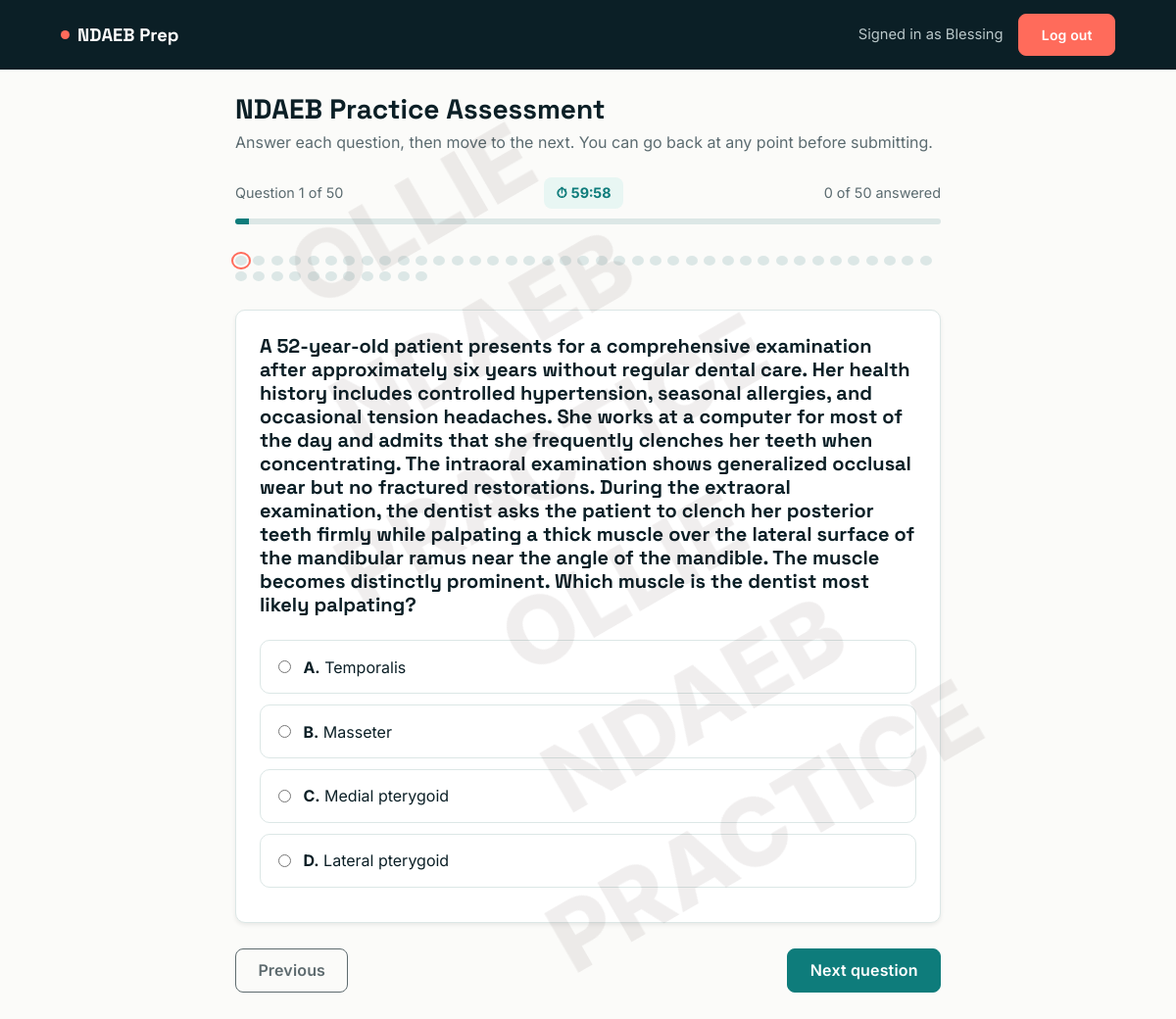
Page /exam/ (signed in) on the earlier database version.
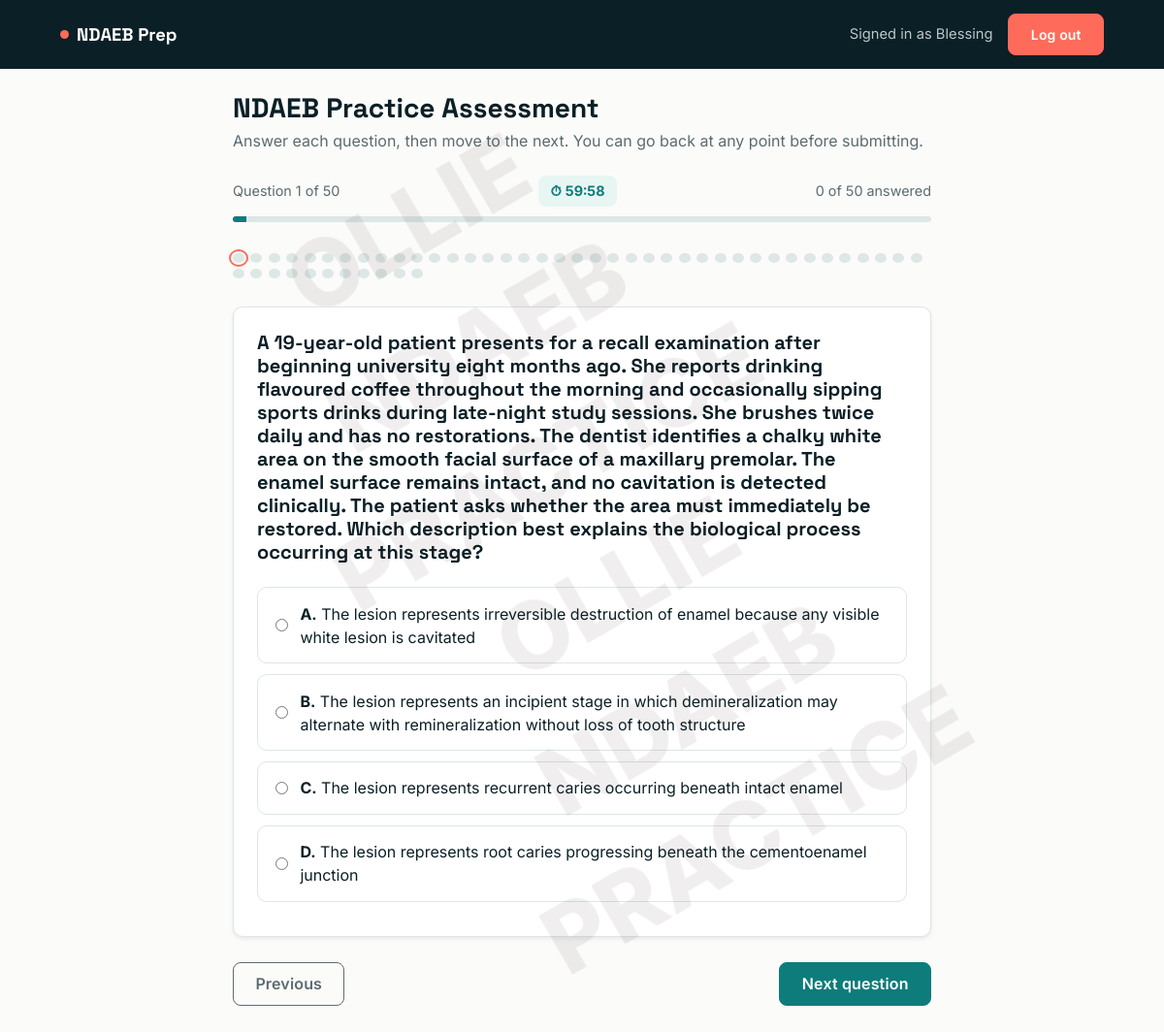
Same page on the later database version.
### main/models.py (models this page shows, shortened)
class Question(models.Model):
    question = models.TextField()
    option_a = models.CharField(max_length=255)
    option_b = models.CharField(max_length=255)
    option_c = models.CharField(max_length=255)
    option_d = models.CharField(max_length=255)
    correct_option = models.CharField(max_length=1, choices=[('A', 'A'), ('B', 'B'), ('C', 'C'), ('D', 'D')])
    explanation = models.TextField(blank=True, help_text="Key note explanation shown during review.")

### main/views.py (the view, shortened to what this page needs)
# urls.py: path('exam/', views.exam_view, name='exam'),
@login_required
def exam_view(request):
    profile = request.user.profile
    if profile.payment_status != 'APPROVED':
        messages.error(request, "Your payment must be approved before you can start the exam.")
        return redirect('dashboard')
    has_prior_attempt = ExamAttempt.objects.filter(user=request.user).exists()
    questions = Question.objects.all().order_by('id')
    return render(request, 'exam.html', {'questions': questions, 'is_review': False})

### templates/exam.html (shortened to what this page needs)
{% extends 'base.html' %}
{% block content %}
<div class="watermark" style="text-align: center;">
  OLLIE <br>
  NDAEB <br> PRACTICE <br>
  OLLIE <br>
  NDAEB <br> PRACTICE</div>
<div class="exam-shell">
  {% if retake_locked %}
    <!-- ==========================================
         RETAKE LOCKED — must review, then wait for admin
         ========================================== -->
    <div class="surface-card p-4 retake-gate shadow-sm">
      <div class="icon-circle">📋</div>
      <h4 class="fw-bold mb-2">Take review before you retake</h4>
      <p style="color:var(--slate);" class="mb-4">
        Before starting a new attempt, go back over your last result and make sure you've
        studied the questions you missed. Once you're ready, request a retake and an admin
        will unlock it for you.
      </p>
      {% if latest_attempt %}
        <a href="{% url 'exam_review' latest_attempt.id %}" class="btn btn-outline-teal mb-3">
          Review my last attempt
        </a>
      {% endif %}
      {% if retake_requested %}
        <div class="alert alert-info mb-0">
          <strong>Request sent.</strong> Waiting on an admin to approve your retake — check back soon.
        </div>
      {% else %}
        <form method="POST" action="{% url 'request_retake' %}">
          {% csrf_token %}
          <button type="submit" class="btn btn-coral w-100">I have taken review — request retake</button>
        </form>
      {% endif %}
    </div>
  {% else %}
    <h3 class="fw-bold mb-1">NDAEB Practice Assessment</h3>
    <p style="color:var(--slate);" class="mb-4">
      Answer each question, then move to the next. You can go back at any point before submitting.
    </p>
    {% if questions %}
    <form method="POST" action="{% url 'submit_exam' %}" id="examForm">
      <div class="exam-meta">
        <span id="qPositionLabel">Question 1 of {{ questions|length }}</span>
        <span class="exam-timer" id="examTimer">⏱ 60:00</span>
        <span id="qAnsweredLabel">0 answered</span>
      </div>
      <div class="exam-progress-track">
        <div class="exam-progress-fill" id="progressFill"></div>
      </div>
      <div class="q-dots" id="qDots"></div>
      {% for question in questions %}
        <div class="q-card {% if forloop.first %}active{% endif %}"
             data-index="{{ forloop.counter0 }}"
             id="q-{{ question.id }}">
          <div class="surface-card p-4 mb-3 shadow-sm">
            <h5 class="fw-bold mb-4">{{ question.question }}</h5>
            <label class="q-option">
              <input type="radio" name="question_{{ question.id }}" value="A">
              <span><strong>A.</strong> {{ question.option_a }}</span>
            </label>
            <label class="q-option">
              <input type="radio" name="question_{{ question.id }}" value="B">
              <span><strong>B.</strong> {{ question.option_b }}</span>
            </label>
            <label class="q-option">
              <input type="radio" name="question_{{ question.id }}" value="C">
              <span><strong>C.</strong> {{ question.option_c }}</span>
            </label>
            <label class="q-option">
              <input type="radio" name="question_{{ question.id }}" value="D">
              <span><strong>D.</strong> {{ question.option_d }}</span>
            </label>
          </div>
          <div class="exam-nav-btns">
            <button type="button" class="btn btn-outline-teal prev-btn" {% if forloop.first %}disabled{% endif %}>Previous</button>
            {% if forloop.last %}
              <button type="submit" class="btn btn-coral">Submit completed assessment</button>
            {% else %}
              <button type="button" class="btn btn-primary next-btn">Next question</button>
            {% endif %}
          </div>
        </div>
      {% endfor %}
    </form>
    {% else %}
      <div class="alert alert-warning text-center">No questions found in the database.</div>
    {% endif %}
  {% endif %}
</div>
{% endblock %}

### templates/base.html (shortened to what this page needs)
<!DOCTYPE html>
<html lang="en">
  <head>
    <link href="https://cdn.jsdelivr.net/npm/bootstrap@5.3.0/dist/css/bootstrap.min.css" rel="stylesheet" />
  </head>
  <body>
    {% block layout %}
      <nav class="app-nav">
        <div class="container container-app d-flex justify-content-between align-items-center">
          <a class="brand" href="{% url 'dashboard' %}"><span class="dot"></span>NDAEB&nbsp;Prep</a>
          <div class="d-flex align-items-center gap-3">
            {% if user.is_authenticated %}
              <span class="welcome d-none d-sm-inline">Signed in as {{ user.username }}</span>
              <a href="{% url 'logout' %}" class="btn btn-coral btn-sm">Log out</a>
            {% else %}
              <a href="{% url 'index' %}" class="btn btn-coral btn-sm">Log in</a>
            {% endif %}
          </div>
        </div>
      </nav>
      <div class="container container-app pb-5 pt-4">
        {% block content %}
        {% endblock %}
      </div>
    {% endblock %}
  </body>
</html>

### templates/base.html (style rules this page uses)
:root { --ink: #0b1f26; --teal: #0e7c7b; --teal-dark: #0a5d5c; --teal-light: #e8f6f3; --coral: #ff6b5b; --coral-dark: #e5503f; --paper: #fbfbf9; --slate: #5b6b70; --line: #dce7e6; --radius: 10px; }
* { box-sizing: border-box; }
body { font-family: 'Inter', sans-serif; background: var(--paper); color: var(--ink); -webkit-font-smoothing: antialiased; }
h1, h2, h3, h4, h5, .brand-font { font-family: 'Space Grotesk', sans-serif; color: var(--ink); }
a { color: var(--teal-dark); }
.btn { border-radius: 8px; font-weight: 600; padding: 0.6rem 1.4rem; letter-spacing: 0.01em; }
.btn-primary { background: var(--teal); border-color: var(--teal); }
.btn-coral { background: var(--coral); border-color: var(--coral); color: #fff; }
.btn-outline-teal { border: 1.5px solid var(--teal); color: var(--teal-dark); background: transparent; }
.app-nav { background: var(--ink); padding: 0.9rem 0; }
.app-nav .brand { color: #fff; font-family: 'Space Grotesk', sans-serif; font-weight: 700; font-size: 1.15rem; text-decoration: none; display: flex; align-items: center; gap: 0.5rem; }
.app-nav .brand .dot { width: 9px; height: 9px; border-radius: 50%; background: var(--coral); display: inline-block; }
.app-nav .welcome { color: #b9c7c9; font-size: 0.92rem; }
.surface-card { background: #fff; border: 1px solid var(--line); border-radius: var(--radius); }
.container-app { max-width: 1100px; }

### templates/exam.html (style rules this page uses)
.watermark { position: fixed; top: 50%; left: 50%; transform: translate(-50%, -50%) rotate(-30deg); font-size: 6em; font-weight: 800; color: rgba(41, 13, 13, 0.07); z-index: 9999; pointer-events: none; white-space: nowrap; user-select: none; }
.exam-shell { max-width: 720px; margin: 0 auto; position: relative; }
.exam-progress-track { height: 6px; background: var(--line); border-radius: 4px; overflow: hidden; margin-bottom: 2rem; }
.exam-progress-fill { height: 100%; background: var(--teal); width: 0%; transition: width .25s ease; }
.exam-meta { display: flex; justify-content: space-between; align-items: center; color: var(--slate); font-size: .9rem; margin-bottom: .6rem; }
.exam-timer { display: flex; align-items: center; gap: .4rem; font-weight: 700; font-variant-numeric: tabular-nums; color: var(--teal); background: var(--teal-light); border-radius: 8px; padding: .35rem .8rem; }
.q-card { display: none; }
.q-card.active { display: block; }
.q-option { border: 1.5px solid var(--line); border-radius: 10px; padding: .9rem 1.1rem; display: flex; align-items: center; gap: .8rem; cursor: pointer; margin-bottom: .7rem; transition: border-color .15s ease, background .15s ease; }
.q-option input { accent-color: var(--teal); }
.exam-nav-btns { display: flex; justify-content: space-between; margin-top: 1.6rem; }
.q-dots { display: flex; flex-wrap: wrap; gap: .4rem; margin-bottom: 1.8rem; }

Differences in the rows shown:
changed Question: question "A 52-year-old patient presents for a comprehensive examination after approximately six years without regular dental care. Her health history includes controlled hypertension, seasonal allergies, and occasional tension headaches. She works at a computer for most of the day and admits that she frequently clenches her teeth when concentrating. The intraoral examination shows generalized occlusal wear but no fractured restorations. During the extraoral examination, the dentist asks the patient to clench her posterior teeth firmly while palpating a thick muscle over the lateral surface of the mandibular ramus near the angle of the mandible. The muscle becomes distinctly prominent. Which muscle…" → "A 19-year-old patient presents for a recall examination after beginning university eight months ago. She reports drinking flavoured coffee throughout the morning and occasionally sipping sports drinks during late-night study sessions. She brushes twice daily and has no restorations. The dentist identifies a chalky white area on the smooth facial surface of a maxillary premolar. The enamel surface remains intact, and no cavitation is detected clinically. The patient asks whether the area must immediately be restored. Which description best explains the biological process occurring at this stage?"; id "☐ A. Temporalis" → "☐ A. The lesion represents irrev"; option_a "Temporalis" → "The lesion represents irreversible destruction of enamel because any visible white lesion is cavitated"; id "☐ B. Masseter" → "☐ B. The lesion represents an in"; option_b "Masseter" → "The lesion represents an incipient stage in which demineralization may alternate with remineralization without loss of tooth structure"; id "☐ C. Medial pterygoid" → "☐ C. The lesion represents recur"; option_c "Medial pterygoid" → "The lesion represents recurrent caries occurring beneath intact enamel"; id "☐ D. Lateral pterygoid" → "☐ D. The lesion represents root"; option_d "Lateral pterygoid" → "The lesion represents root caries progressing beneath the cementoenamel junction"
